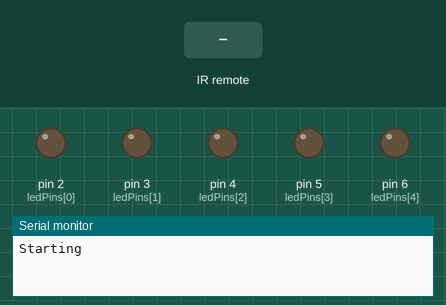
A sketch run on a simulated Arduino Uno, built with avr-gcc and run on an emulated ATmega328P. On the bench: output pins drawn as LEDs (lit = HIGH), the last lines printed to the serial monitor. Inputs (shaded band) come from the test bench.

Above: at 2.7 s.
2.8 s: infrared code 0x90AFB06B received
At 4.0 s:
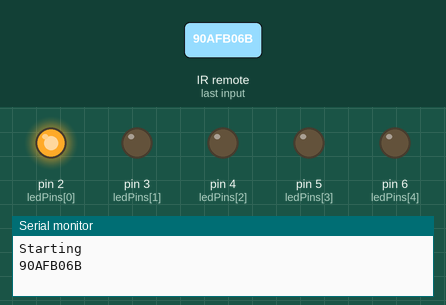
4.3 s: infrared code 0x18D62BB8 received
At 5.3 s:
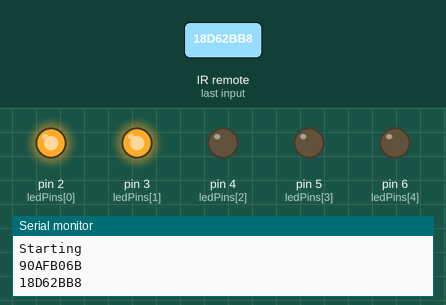
5.8 s: infrared code 0x536C0227 received
At 6.4 s:
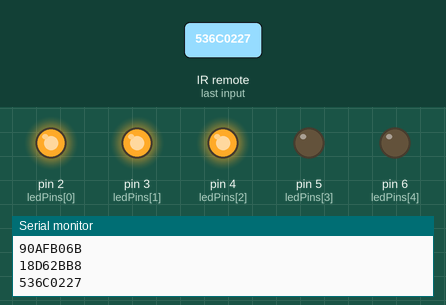
7.3 s: infrared code 0xBDF0DACD received
At 7.6 s:
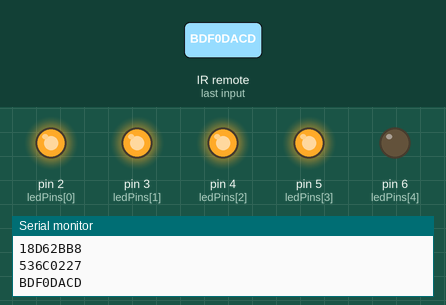
8.8 s: infrared code 0x8139E8B3 received
At 9.9 s:
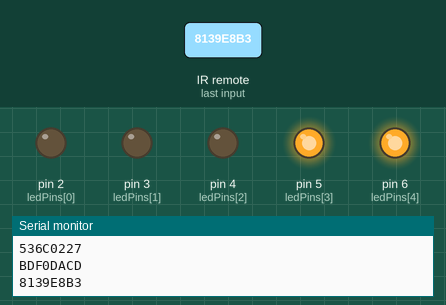
10.3 s: infrared code 0x98EE61F9 received
Timing chart, 0 to 31.9 s (numbered marks = the images above; inputs shaded):
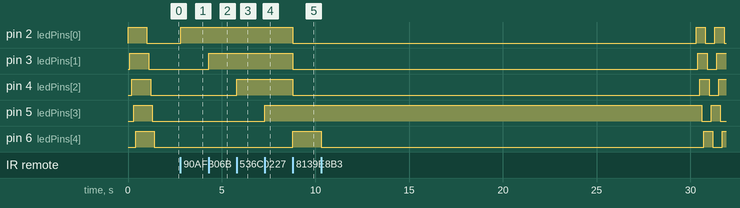

Measured:
- after the input at 2.8 s, pin 2 (ledPins[0]): LOW → HIGH at once
- after the input at 4.3 s, pin 3 (ledPins[1]): LOW → HIGH at once
- after the input at 5.8 s, pin 4 (ledPins[2]): LOW → HIGH at once
- after the input at 7.3 s, pin 5 (ledPins[3]): LOW → HIGH at once
- after the input at 8.8 s, pin 2 (ledPins[0]), pin 3 (ledPins[1]), pin 4 (ledPins[2]): HIGH → LOW at once; pin 6 (ledPins[4]): LOW → HIGH at once

The sketch:

IR_leds.ino
```cpp
#include <IRremote.h>

// https://www.circuitbasics.com/arduino-ir-remote-receiver-tutorial/

const int RECV_PIN = 7;
IRrecv irrecv(RECV_PIN);
decode_results results;

const int ledCount = 5;
int ledPins[] = { 2, 3, 4, 5, 6 };
int ledState[] = { 0, 0, 0, 0, 0 };
int loopLedIndex = 0;
unsigned long previousMillis = 0;  // will store last time IR code was decoded
unsigned long decodeInterval = 200;
unsigned long loopInterval = 20000; // Start blink loop if no IR code received for 20 seconds

void setup()
{
  for (int i = 0; i < ledCount; i++)
  {
    pinMode(ledPins[i], OUTPUT);
    Serial.println(ledPins[i]);
  }

  Serial.begin(9600);
  irrecv.enableIRIn();
  irrecv.blink13(true);
  Serial.println("Starting");

  for (int i = 0; i < ledCount; i++)
  {
    digitalWrite(ledPins[i], HIGH);
    delay(100);
  }

  delay(500);

  for (int i = 0; i < ledCount; i++)
  {
    digitalWrite(ledPins[i], LOW);
    delay(100);
  }
}

void turn_on(int ix)
{
    ledState[ix] = 1;
    digitalWrite(ledPins[ix], HIGH);
}

void turn_off(int ix)
{
    ledState[ix] = 0;
    digitalWrite(ledPins[ix], LOW);
}

void toggle(int ix)
{
  if (ledState[ix] == 0)
  {
    ledState[ix] = 1;
    digitalWrite(ledPins[ix], HIGH);
  }
  else
  {
    ledState[ix] = 0;
    digitalWrite(ledPins[ix], LOW);
  }
}

void loop()
{
  if (irrecv.decode(&results))
  {
    unsigned long currentMillis = millis();
    if (currentMillis - previousMillis >= decodeInterval)
    {
      previousMillis = currentMillis;
      Serial.println(results.value, HEX);

      if (!results.isRepeat)
      {
        switch(results.value)
        {
            case 0x90AFB06B:
              toggle(0);
              break;
            case 0x18D62BB8:
              toggle(1);
              break;
            case 0x536C0227:
              toggle(2);
              break;
            case 0xBDF0DACD:
              toggle(3);
              break;
            case 0x98EE61F9: // 5
              toggle(4);
              break;
            case 0xFAD78AF6: // 6
              turn_on(0);
              turn_on(1);
              turn_off(2);
              turn_off(3);
              turn_off(4);
              break;
            case 0x8139E8B3: // 7
              turn_off(0);
              turn_off(1);
              turn_off(2);
              turn_on(3);
              turn_on(4);
              break;
            case 0xF2BD765D: // 8
             for (int i = 0; i < ledCount; i++)
              {
                toggle(i);
              }
              break;
            case 0x65C4E72D: // 9
              for (int i = 0; i < ledCount; i++)
              {
                turn_on(i);
              }
              break;
            case 0x9721C416: // 0
              for (int i = 0; i < ledCount; i++)
              {
                turn_off(i);
              }

              break;
        }
      }
    }

    irrecv.resume();
  }
  else
  {
    unsigned long currentMillis = millis();
    if (currentMillis - previousMillis >= loopInterval)
    {
      toggle(loopLedIndex);
      delay(100);
      loopLedIndex = (loopLedIndex + 1) % ledCount;
    }
  }
}
```
